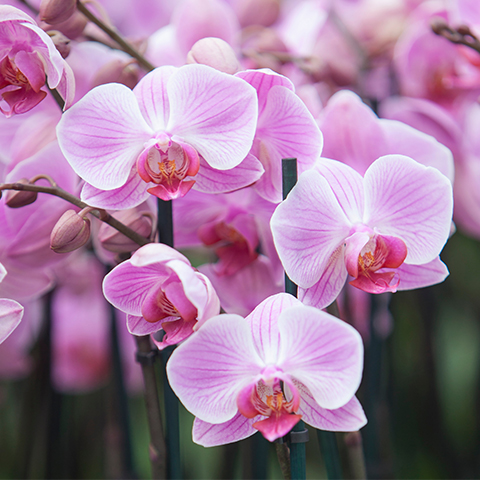
#> input picture 刘梦月/week02/flower.jpg, 480 x 480 px
$ python '灰度化和二值化.py'
#> lines starting #> are read from the running program, lines starting #| are printed output that depends on the picture; after the words box and inside, x2 and y2 are one past the last pixel; in counts of white or black regions, pixels touching at a corner belong together
import cv2
import matplotlib.pyplot as plt

# 1. 读取图片
## 方法1：使用cv2.imread()函数读取图片
img = cv2.imread('flower.jpg')
#> img is the input picture: shape (480, 480, 3); mean B, G, R 154.6, 124.3, 160.8

## 方法2：使用matplotlib.pyplot.imread()函数读取图片

img = plt.imread('flower.jpg')

# 2. 灰度化
## 方法1：使用cv2.cvtColor()函数将图片灰度化
gray_img = cv2.cvtColor(img, cv2.COLOR_BGR2GRAY)
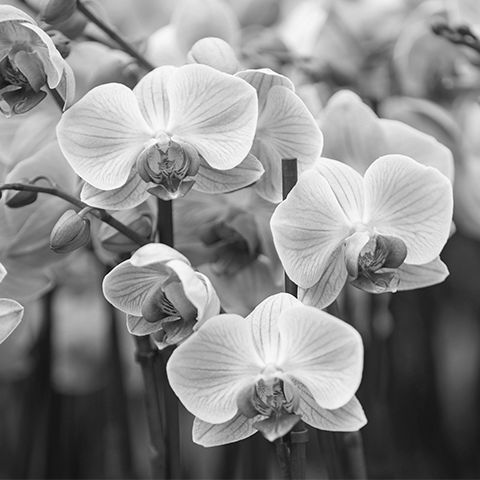
#> gray_img: shape (480, 480); min 6, max 255, mean 137.5

## 方法2：使用matplotlib.pyplot.imshow()函数显示灰度化后的图片
plt.imshow(gray_img, cmap='gray')
plt.show()


# 3. 二值化
## 方法1：使用cv2.threshold()函数进行二值化
ret, binary_img = cv2.threshold(gray_img, 127, 255, cv2.THRESH_BINARY)
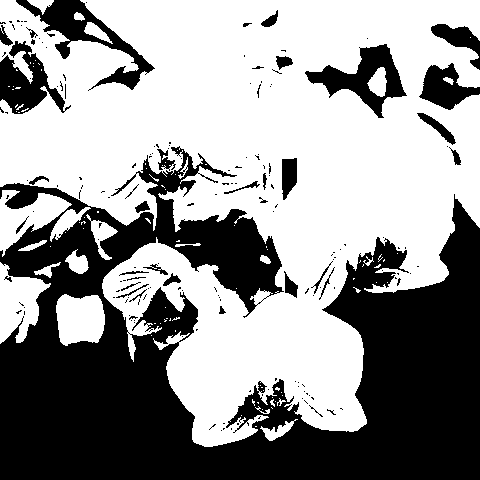
#> binary_img: shape (480, 480); 58.1% white; 175 black regions (140 under 20 px), largest, box (x1, y1, x2, y2) and area: (0, 146, 480, 480) 82587, (16, 0, 155, 91) 3112, (305, 44, 407, 118) 2732

## 方法2：使用matplotlib.pyplot.imshow()函数显示二值化后的图片
plt.imshow(binary_img, cmap='gray')
plt.show()

# 4. 保存图片
cv2.imwrite('gray_flower.jpg', gray_img)
cv2.imwrite('binary_flower.jpg', binary_img)
